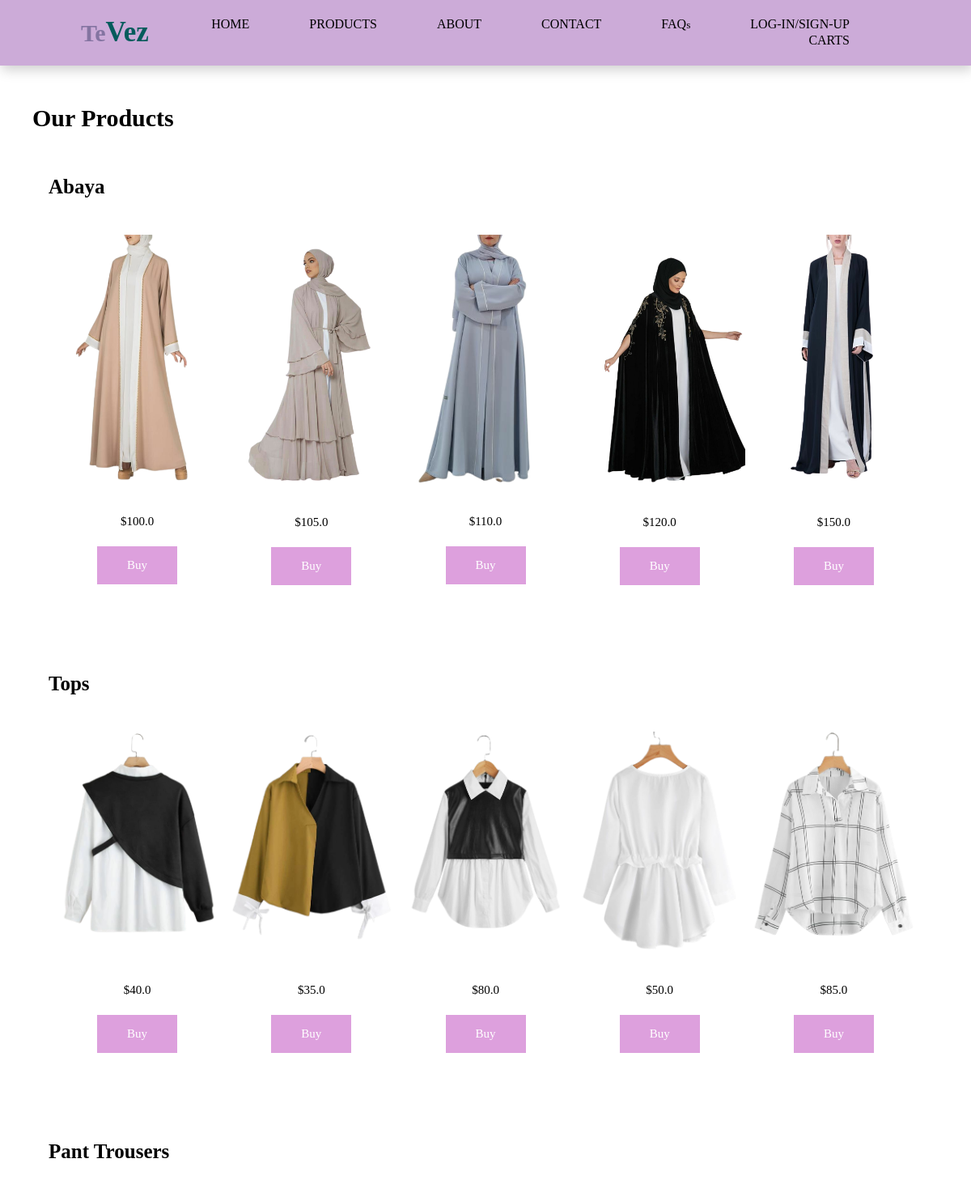
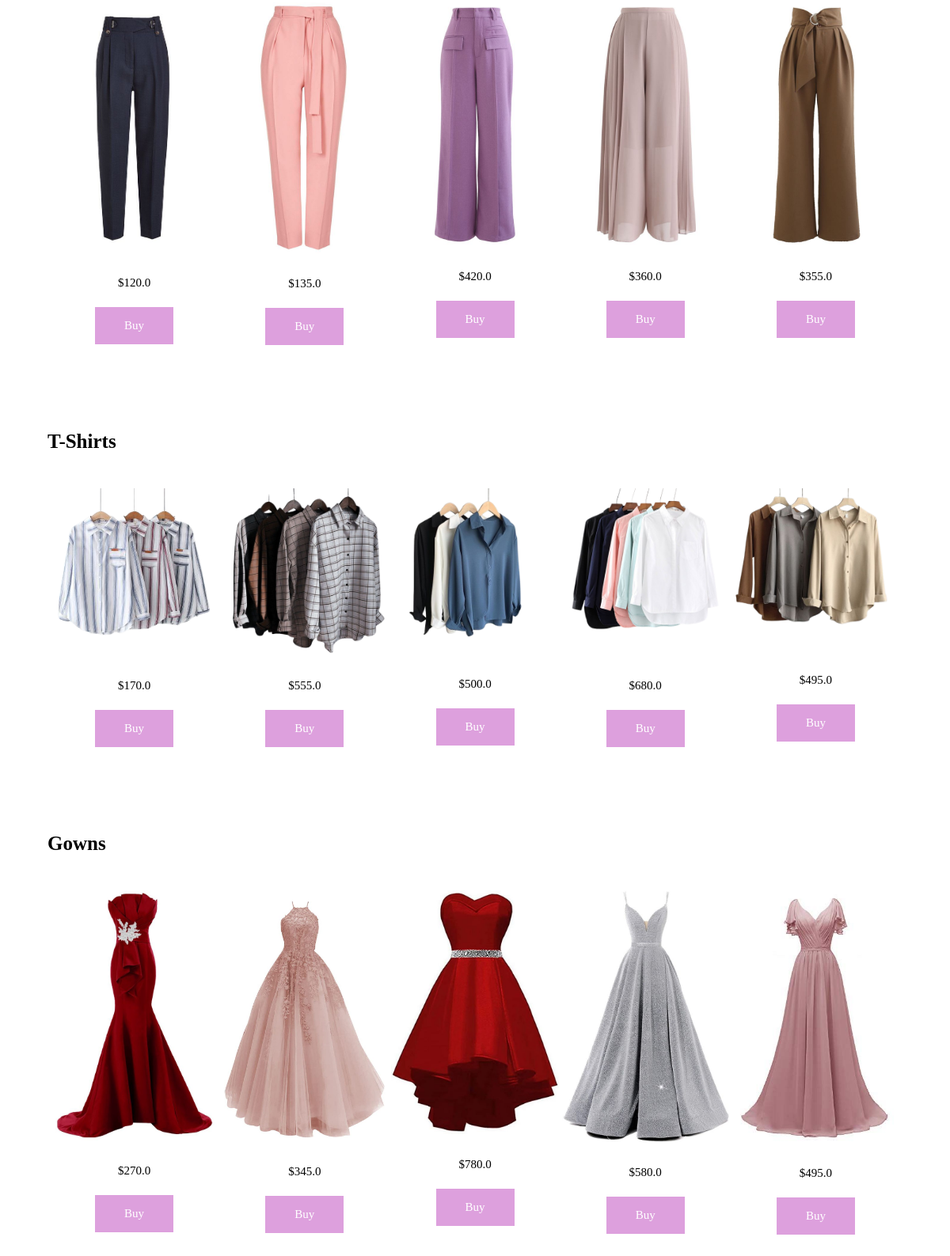
/store/product, run on the app's committed database (2 pictures, top to bottom).
### store/models.py (models this page shows, shortened)
class Category(models.Model):
    title= models.CharField(max_length=100)
    picture= models.FileField()

class Product(models.Model):
    picture= models.FileField()
    title= models.CharField(max_length=100)
    price= models.FloatField()
    category= models.ForeignKey(Category, on_delete= models.CASCADE)

### store/views.py (the view)
# urls.py: path("product", views.product, name="product"),
def product(request):
    all_category = Category.objects.all()
    products = Product.objects.all()
    return render (request, "store/product.html", {'all_product':products,'all_category':all_category})

### store/templates/store/product.html (shortened to what this page needs)
{% extends './base.html' %}
{% block content %}
{% load static %}
        {% if all_product %}
            <h1>Our Products</h1>
            {% for category in all_category %}
            <section class="product">
                <h3>{{category.title}}</h3>
                <div class="row">
                    {% for product in all_product %}
                        {% if product.category == category %}
                            <div class="product-col">
                                <img src="{{product.picture.url}}" width="100%">
                                <p>${{product.price}}</p>
                                <a class="hero-button" href="{% url 'add_to_cart' product.id %}">Buy</a>
                            </div>
                        {% endif %}
                    {% endfor %}
            </section>
            {% endfor %}
        {% else %}
            <h1>No products</h1>
        {% endif %}
{% endblock %}

### store/templates/store/base.html (shortened to what this page needs)
{% load static %}
<!DOCTYPE html>
<html lang="en">
<head>
    <link rel="stylesheet" href="{% static 'store/project.css' %}">
</head>
<body>
    <section class="header">
        <div class="nav-bar">
        <div class="icon">
            <h2 class="logo">Te<span>Vez</span></h2>
        </div>
            <nav>
                <ul>
                    <li><a href="{% url 'home' %}">HOME</a></li>
                    <li><a href="{% url 'product' %}">PRODUCTS</a></li>
                    <li><a href="{% url 'about' %}">ABOUT</a></li>
                    <li><a href="{% url 'contact' %}">CONTACT</a></li>
                    <li><a href="{% url 'faqs' %}">FAQ<small>s</small> </a></li>
                    <li><a href="login">LOG-IN/SIGN-UP</a></li>
                    <li><a href="{% url 'cart' %}">CARTS</a></li>
                </ul>
            </nav>
        </div>
    </section>
    {% block content %}
    {% endblock %}
</body>
</html>

### store/static/store/project.css (style rules this page uses)
* { margin: 0; padding: 0; box-sizing: border-box; font-family: 'Times New Roman', Times, serif; }
h1 { font-size: 50px; line-height: 50px; color:#000 ; }
h2 { font-size: 50px; line-height: 40px; }
p { font-size: 15px; color: #000; margin: 18px 0 22px 0; }
body { width: 100%; }
.header { padding: 20px 80px; justify-content: space-between; background:#ccabd8 ; align-items: center; box-shadow: 2px 5px 15px rgba(0,0,0,0.2); z-index: 999; position: sticky; top: 0; left: 0; }
.logo { color: #8474a1; font-size: 30px; }
span { color: #055b5c; font-size: 35px; }
nav { flex: 1; text-align: right; }
.nav-bar { display: flex; align-items: center; padding: 0 20px; }
.nav-bar ul { display: inline-block; list-style-type: none; }
.nav-bar ul li { display: inline-block; margin-right: 30px; font-size: 16px; padding: 0 20px; }
.nav-bar ul li a { text-decoration: none; color: black; }
.nav-bar ul li a::after { content: ''; width: 0; height: 2px; display: block; background: #08979d; transition: 0.03s; }
.row { margin-top: 5px; display: flex; justify-content: space-between; padding: 0; margin: 2px ; }
.row { margin-top: 10px; display: flex; justify-content: space-between; }
.product { width: 90%; margin: auto; text-align: center; padding-top: 30px; padding-bottom: 30px; }
.product-col { flex-basis: 48%; border-radius: 10px; padding: 30px 2px; }
.product-col img { width: 100%; border-radius: 10px; display: flex; flex-basis: 32%; margin-bottom: 30px; position: relative; }
.product-col p { padding: 0; text-align: center; }
.product h3 { margin-top: 16px; margin-bottom: 15px; text-align: left; font-size: 25px; }
.hero-button { display: inline-block; text-decoration: none; color: white; border: 3px solid plum; padding: 12px 34px; font-size: 15px; background: transparent; position: relative; cursor: pointer; background-color: plum; }

### store/templates/store/product.html (style rules this page uses)
h1 { font-size: 30px; margin-left: 40px; margin-top: 40px; }

### data on the page
Category: title "Abaya"
Product: picture (picture), price "100.0"
Product: picture (picture), price "105.0"
Product: picture (picture), price "110.0"
Product: picture (picture), price "120.0"
Product: picture (picture), price "150.0"
Category: title "Tops"
Product: picture (picture), price "40.0"
Product: picture (picture), price "35.0"
Product: picture (picture), price "80.0"
Product: picture (picture), price "50.0"
Product: picture (picture), price "85.0"
Category: title "Pant Trousers"
Product: picture (picture), price "120.0"
Product: picture (picture), price "135.0"
Product: picture (picture), price "420.0"
Product: picture (picture), price "360.0"
Product: picture (picture), price "355.0"
Category: title "T-Shirts"
Product: picture (picture), price "170.0"
Product: picture (picture), price "555.0"
Product: picture (picture), price "500.0"
Product: picture (picture), price "680.0"
Product: picture (picture), price "495.0"
Category: title "Gowns"
Product: picture (picture), price "270.0"
Product: picture (picture), price "345.0"
Product: picture (picture), price "780.0"
Product: picture (picture), price "580.0"
Product: picture (picture), price "495.0"
